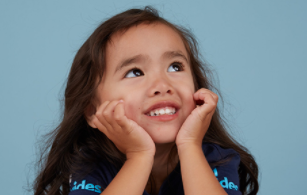
#> input picture girl.jpg, 307 x 195 px
$ jupyter execute --allow-errors Untitled6.ipynb   (shell and % lines are left out)
#> lines starting #> are read from the running program, lines starting #| are printed output that depends on the picture; after the words box and inside, x2 and y2 are one past the last pixel; in counts of white or black regions, pixels touching at a corner belong together
### mosaic.py
import cv2

def mosaic(img, rect, size):
    # モザイクかける領域を計算
    (x1, y1, x2, y2) = rect
    w = x2 - x1
    h = y2 - y1
    i_rect = img[y1:y2, x1:x2]
    # モザイク処理のため、一度縮小して拡大する
    i_small = cv2.resize(i_rect, (size, size))
    i_mos = cv2.resize(i_small, (w, h), interpolation=cv2.INTER_AREA)
    # 画像にモザイク画像を重ねる
    img2 = img.copy()
    img2[y1:y2, x1:x2] = i_mos
    return img2


### Untitled6.ipynb
[cell 1]
import matplotlib.pyplot as plt
import cv2

# カスケードファイルを指定して検出器を作成
cascade_file = "haarcascade_frontalface_alt.xml"
cascade = cv2.CascadeClassifier(cascade_file)

# 画像を読み込んでグレースケールに変換する
img = cv2.imread("girl.jpg")
#> img is the input picture: shape (195, 307, 3); mean B, G, R 129.3, 126.6, 123
img_gray = cv2.cvtColor(img, cv2.COLOR_BGR2GRAY)
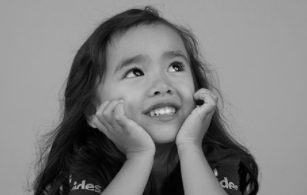
#> img_gray: shape (195, 307); min 1, max 220, mean 125.9

# 顔認識を実行
face_list = cascade.detectMultiScale(img_gray, minSize=(150, 150))
#> face_list = ()

# 結果を確認
#> (the rest of this cell did not finish here and is left out)

[cell 2]
import matplotlib.pyplot as plt
import cv2
from mosaic import mosaic as mosaic

# 画像に読み込んでモザイクを欠ける
img = cv2.imread("girl.jpg")
#> (the rest of this cell did not finish here and is left out)

#> in mosaic, `i_rect = img[y1:y2, x1:x2]`:
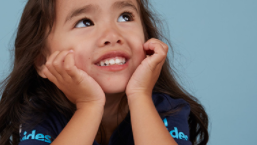
#> i_rect: shape (145, 257, 3); mean B, G, R 107.4, 109.7, 119.1
#> in mosaic, `i_mos = cv2.resize(i_small, (w, h), interpolation=cv2.INTER_AREA)`:
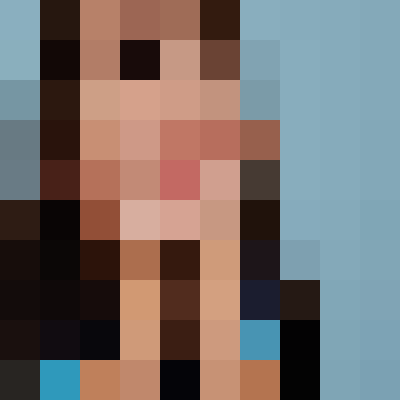
#> i_mos: shape (400, 400, 3); mean of channels 0, 1, 2 108.3, 110.9, 118.8; drawn as B, G, R

# モザイクをかけた画像を出力
cv2.imwrire("cat-mosaic.png", mos)
plt.imshow(cv2.cvtColor(mos, cv2.COLOR_BGR2RGB))
plt.show()

[cell 3]
import matplotlib.pyplot as plt
import cv2

# カスケードファイルを指定して検出器を作成
cascade_file = "haarcascade_frontalface_alt.xml"
cascade = cv2.CascadeClassifier(cascade_file)

# 画像を読み込んでグレースケールに変換する
img = cv2.imread("girl.jpg")
img_gray = cv2.cvtColor(img, cv2.COLOR_BGR2GRAY)

# 顔認識を実行
face_list = cascade.detectMultiScale(img_gray, minSize=(150, 150))

# 結果を確認
#> (the rest of this cell did not finish here and is left out)

[cell 4]
import matplotlib.pyplot as plt
import cv2
from mosaic import mosaic as mosaic

# 画像に読み込んでモザイクを欠ける
img = cv2.imread("girl.jpg")
mos = mosaic(img, (50, 50, 150, 150), 10)
#> call 2 of mosaic, with rect = (50, 50, 150, 150), size = 10
#> in mosaic (call 2), `i_rect = img[y1:y2, x1:x2]`:
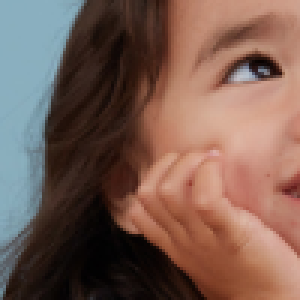
#> i_rect: shape (100, 100, 3) (shown 3 times larger); mean B, G, R 82.6, 93, 120.9
#> in mosaic (call 2), `i_mos = cv2.resize(i_small, (w, h), interpolation=cv2.INTER_AREA)`:
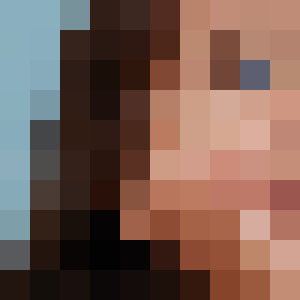
#> i_mos: shape (100, 100, 3) (shown 3 times larger); mean of channels 0, 1, 2 82.1, 92.2, 119.8; drawn as B, G, R
#> in mosaic (call 2), `img2[y1:y2, x1:x2] = i_mos`:
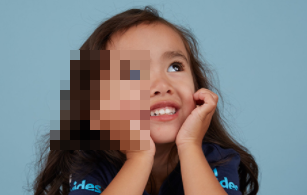
#> img2: shape (195, 307, 3); 16.19% of pixels changed, all inside (x1, y1, x2, y2) = (50, 50, 150, 150)

# モザイクをかけた画像を出力
cv2.imread("cat-mosaic.png", mos)
plt.imshow(cv2.cvtColor(mos, cv2.COLOR_BGR2RGB))
plt.show()

[cell 5]
import matplotlib.pyplot as plt
import cv2
from mosaic import mosaic as mosaic

# 画像に読み込んでモザイクを欠ける
img = cv2.imread("girl.jpg")
#> (the rest of this cell did not finish here and is left out)


# モザイクをかけた画像を出力
cv2.imwrire("cat-mosaic.png", mos)
plt.imshow(cv2.cvtColor(mos, cv2.COLOR_BGR2RGB))
plt.show()

[cell 6]
import matplotlib.pyplot as plt
import cv2
from mosaic import mosaic as mosaic

# 画像に読み込んでモザイクを欠ける
img = cv2.imread("girl.jpg")
mos = mosaic(img, (50, 50, 100, 100), 10)
#> call 4 of mosaic, with rect = (50, 50, 100, 100), size = 10
#> in mosaic (call 4), `i_rect = img[y1:y2, x1:x2]`:
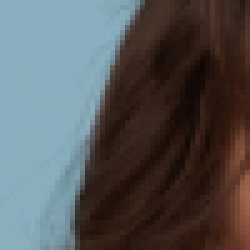
#> i_rect: shape (50, 50, 3) (shown 5 times larger); mean B, G, R 87.8, 86.8, 85.1
#> in mosaic (call 4), `i_mos = cv2.resize(i_small, (w, h), interpolation=cv2.INTER_AREA)`:
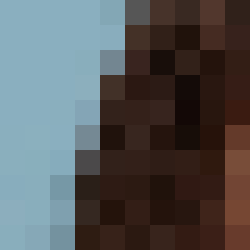
#> i_mos: shape (50, 50, 3) (shown 5 times larger); mean of channels 0, 1, 2 88.1, 87, 85.5; drawn as B, G, R
#> in mosaic (call 4), `img2[y1:y2, x1:x2] = i_mos`:
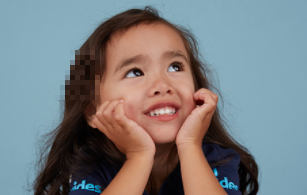
#> img2: shape (195, 307, 3); 3.39% of pixels changed, all inside (x1, y1, x2, y2) = (50, 50, 100, 100)
